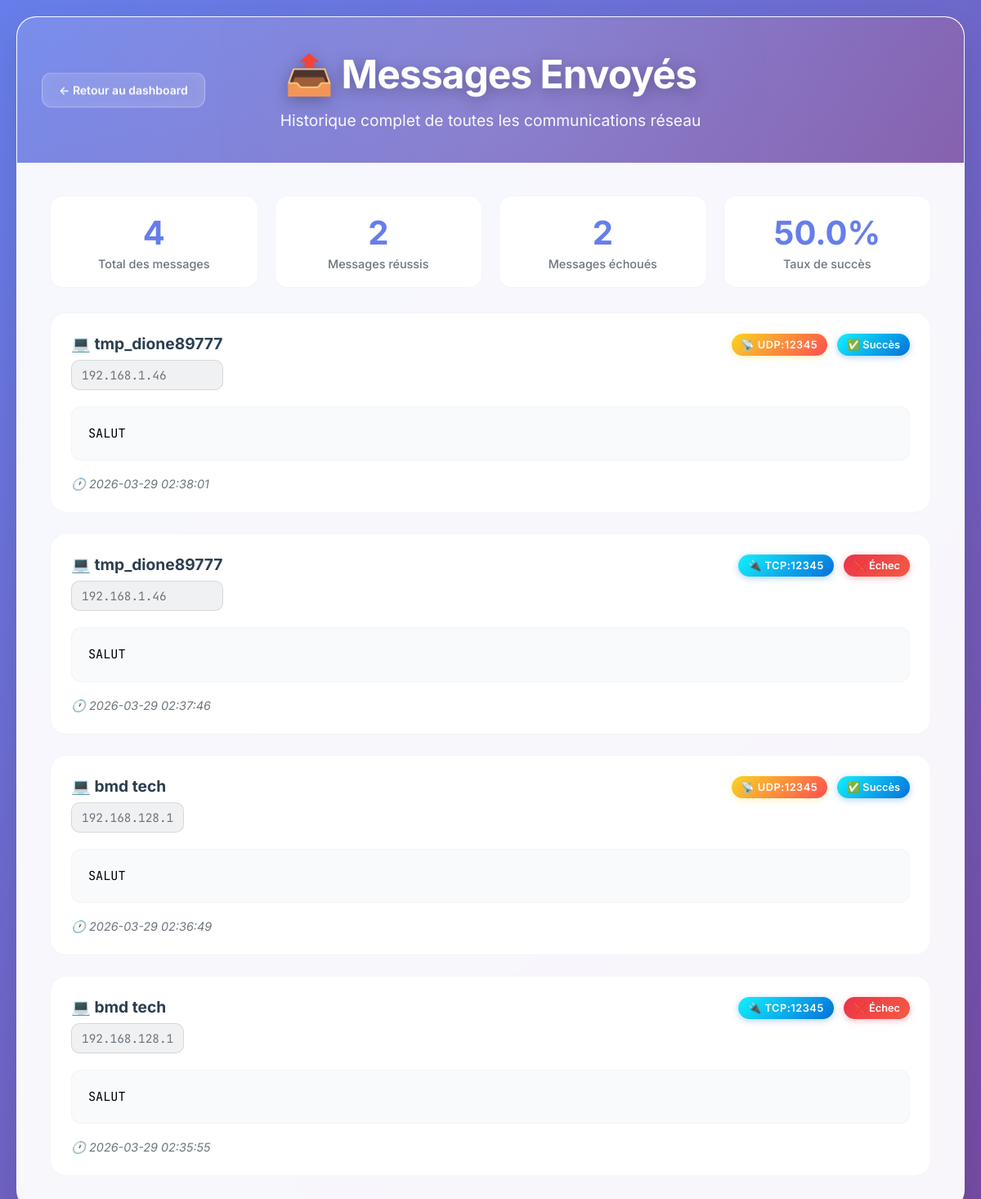
The page /messages on the database its author committed.
### tables this page shows
CREATE TABLE messages_envoyes (
        id INTEGER PRIMARY KEY AUTOINCREMENT,
        machine_id INTEGER,
        machine_nom TEXT,
        machine_ip TEXT,
        message TEXT,
        methode TEXT,
        port INTEGER,
        timestamp TEXT,
        statut TEXT,
        FOREIGN KEY (machine_id) REFERENCES machines (id)
    );

### app.py (the view)
@app.route('/messages')
def messages():
    conn = get_db_connection()
    cursor = conn.cursor()
    cursor.execute("""
        SELECT me.*, m.nom as machine_nom, m.ip as machine_ip
        FROM messages_envoyes me
        LEFT JOIN machines m ON me.machine_id = m.id
        ORDER BY me.timestamp DESC
    """)
    messages = cursor.fetchall()
    return render_template("messages.html", messages=messages)

### app.py (called while the page is built)
def get_db_connection():
    conn = sqlite3.connect('monitoring.db')
    conn.row_factory = sqlite3.Row
    return conn

### templates/messages.html (shortened to what this page needs)
<!DOCTYPE html>
<html lang="fr">
<head>
</head>
<body>
    <div class="container">
        <header>
            <a href="/" class="back-link">
                ← Retour au dashboard
            </a>
            <h1>📤 Messages Envoyés</h1>
            <p class="subtitle">Historique complet de toutes les communications réseau</p>
        </header>
        <section class="messages-section">
            {% if messages %}
                <div class="stats-bar">
                    <div class="stat-card">
                        <div class="stat-number">{{ messages|length }}</div>
                        <div class="stat-label">Total des messages</div>
                    </div>
                    <div class="stat-card">
                        <div class="stat-number">{{ messages|selectattr('statut', 'equalto', 'Succès')|list|length }}</div>
                        <div class="stat-label">Messages réussis</div>
                    </div>
                    <div class="stat-card">
                        <div class="stat-number">{{ messages|selectattr('statut', 'equalto', 'Échec')|list|length }}</div>
                        <div class="stat-label">Messages échoués</div>
                    </div>
                    <div class="stat-card">
                        <div class="stat-number">{{ messages|selectattr('statut', 'equalto', 'Succès')|list|length / (messages|length * 1.0) * 100|round(1) }}%</div>
                        <div class="stat-label">Taux de succès</div>
                    </div>
                </div>
                <div class="messages-grid">
                    {% for message in messages %}
                        <div class="message-card">
                            <div class="message-header">
                                <div class="machine-info">
                                    <div class="machine-name">
                                        💻 {{ message['machine_nom'] }}
                                    </div>
                                    <div class="machine-ip">{{ message['machine_ip'] }}</div>
                                </div>
                                <div class="message-meta">
                                    <span class="method-badge method-{{ message['methode'] }}">
                                        {% if message['methode'] == 'tcp' %}🔌{% elif message['methode'] == 'udp' %}📡{% else %}🌍{% endif %}
                                        {{ message['methode'].upper() }}:{{ message['port'] }}
                                    </span>
                                    <span class="status-badge status-{{ 'success' if message['statut'] == 'Succès' else 'error' }}">
                                        {% if message['statut'] == 'Succès' %}✅{% else %}❌{% endif %}
                                        {{ message['statut'] }}
                                    </span>
                                </div>
                            </div>
                            <div class="message-content">{{ message['message'] }}</div>
                            <div class="timestamp">
                                🕐 {{ message['timestamp'] }}
                            </div>
                        </div>
                    {% endfor %}
                </div>
            {% else %}
                <div class="empty-state">
                    <div class="empty-state-icon">📭</div>
                    <h3>Aucun message envoyé</h3>
                    <p>Les messages que vous enverrez apparaîtront ici avec leur statut de livraison</p>
                </div>
            {% endif %}
        </section>
    </div>
</body>
</html>

### rows shown on the page
messages_envoyes: machine_nom "tmp_dione89777", machine_ip "192.168.1.46", methode "UDP", port "12345", statut "Succès", message "SALUT", timestamp "2026-03-29 02:38:01"
messages_envoyes: machine_nom "tmp_dione89777", machine_ip "192.168.1.46", methode "TCP", port "12345", statut "Échec", message "SALUT", timestamp "2026-03-29 02:37:46"
messages_envoyes: machine_nom "bmd tech", machine_ip "192.168.128.1", methode "UDP", port "12345", statut "Succès", message "SALUT", timestamp "2026-03-29 02:36:49"
messages_envoyes: machine_nom "bmd tech", machine_ip "192.168.128.1", methode "TCP", port "12345", statut "Échec", message "SALUT", timestamp "2026-03-29 02:35:55"

### other values the page prints
{{ messages|length }} "4"
{{ messages|selectattr('statut', 'equalto', 'Succès')|list|length }} "2"
{{ messages|selectattr('statut', 'equalto', 'Échec')|list|length }} "2"
